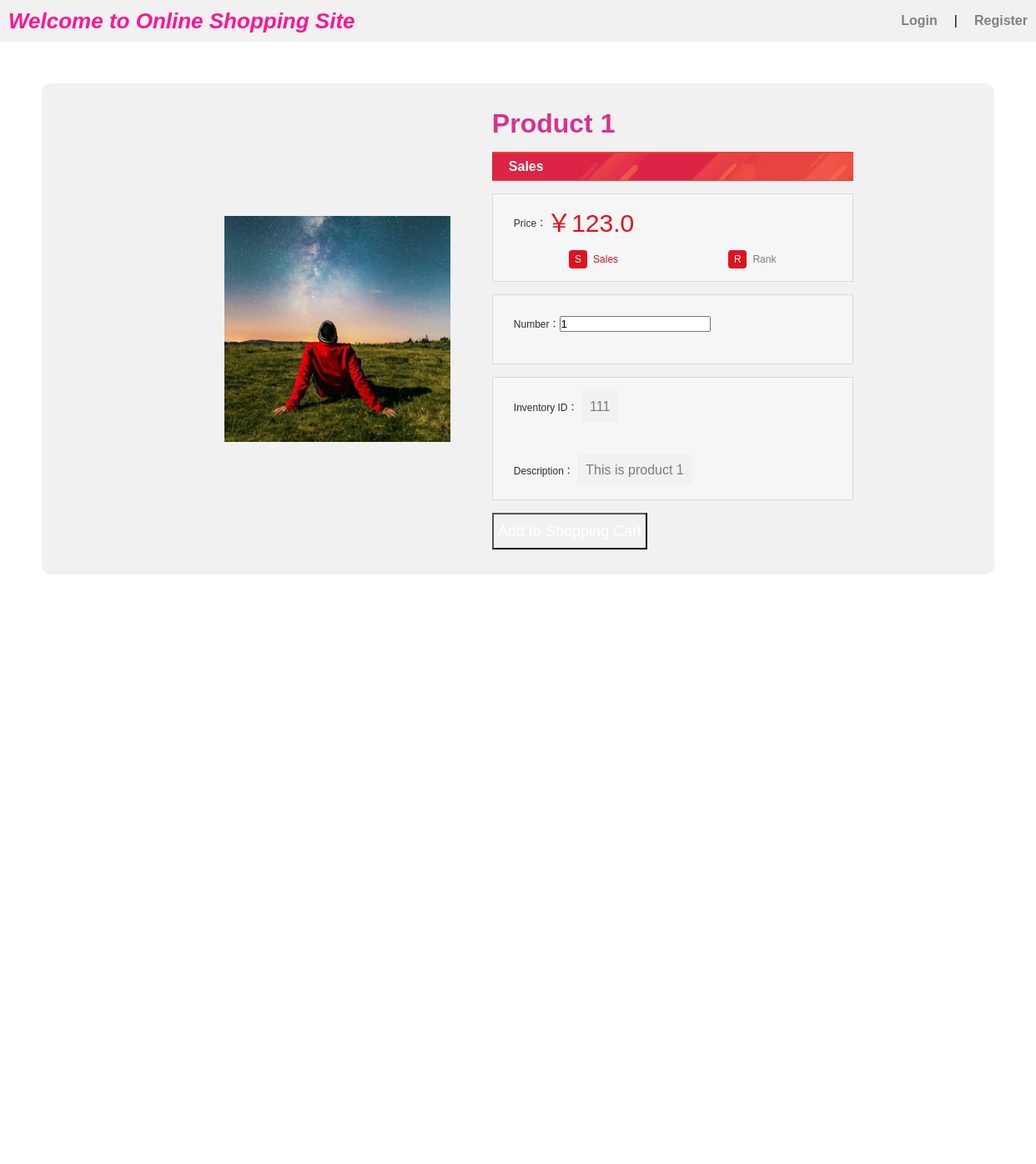
The page /product_details/1 on the database its author committed.
### project/models/ItemModel.py (models this page shows, shortened)
class Item(PkModel):
    __tablename__ = "item"
    name = Column(db.VARCHAR(255), nullable=False, default="")
    price = Column(db.Float(50), nullable=False, default=0.0)
    description = db.Column(db.String(length=1024), nullable=False, default="")
    inventory = Column(db.Integer, nullable=False, default=0)
    sold_count = Column(db.Integer, nullable=False, default=0)
    disabled = Column(db.Boolean, nullable=False, default=False)
    created_at = Column(db.DateTime, nullable=False, default=dt.datetime.utcnow)
    main_image_url = Column(db.VARCHAR(255), nullable=False, default="")
    owner = db.Column(db.Integer, db.ForeignKey("users.id"))
    cart = db.relationship("Cart", backref='cart_item', lazy=True)

### project/shopping/product_details.py (the view)
@blueprint.route("/product_details/<int:itemID>", methods=["GET", "POST"])
def details(itemID):
    item = Item.get_by_id(itemID)
    return render_template("shopping/product_details.html", item=item)

### project/database_model.py (called while the page is built)
    @classmethod
    def get_by_id(cls, record_id):
        basestring = (str, bytes)
        if any(
            (
                isinstance(record_id, basestring) and record_id.isdigit(),
                isinstance(record_id, (int, float)),
            )
        ):
            return cls.query.get(int(record_id))
        return None

### project/templates/shopping/product_details.html (shortened to what this page needs)
{% extends "/base/base.html" %}
{% block style %}
    <link rel="stylesheet" href="../../static/css/shopping/product_details.css">
{% endblock %}
{% block content %}
    <form action="{{ url_for("cart.add_to_cart") }}" method="post">
        <div class="product-little-box">
            <div class="product-image-box">
                <img class="product-image"
                     src="{{ url_for('static', filename='uploaded_files/'+item.main_image_url) }}"
                     value="Item Image"/>
            </div>
            <div class="product-details">
                <div class="product-title">
                    {{ item.name }}
                </div>
                <div class="time-item">
            <span class="item-sales">
                Sales
            </span>
                </div>
                <div class="product-box">
                    <div class="product-number-box">
                        <b>Price：</b>￥{{ item.price }}
                    </div>
                    <div class="product-information-box">
                        <div class="product-inner-box">
                            <div class="product-inner-inner-big-title">S</div>
                            <div class="product-inner-inner-box"><span>Sales</span></div>
                        </div>
                        <div class="product-inner-box">
                            <div class="product-inner-inner-big-title">R</div>
                            <div class="product-inner-inner-box">Rank</div>
                        </div>
                    </div>
                </div>
                <div class="product-box">
                    <div class="product-number-box">
                        <b>Number：<input type="number" name="itemCount" value="1" width="10px" class="number-input">
                        </b>
                    </div>
                </div>
                <div class="product-box">
                    <div>
                        <b class="product-des">Inventory ID：</b>
                        <span id="product-description-box">{{ item.inventory }}</span>
                    </div>
                    <br>
                    <br>
                    <div>
                        <b class="product-des">Description：</b>
                        <span id="product-description-box">{{ item.description }}</span>
                    </div>
                </div>
                <div class="product-action-buttons">
                    <input class="shopping-cart" type="submit" value="Add to Shopping Cart" name="submit">
                </div>
            </div>
        </div>
    </form>
{% endblock %}

### project/static/css/base/base.css (style rules this page uses)
* { list-style: none; margin: 0; padding: 0; font-family: Arial; }
body { display: flex; flex-direction: column; }
* { transition: all 0.4s linear; -webkit-transition: all 0.4s linear; -moz-transition: all 0.4s linear; -o-transition: all 0.4s linear; }

### project/static/css/shopping/product_details.css (style rules this page uses)
* { margin: 0; padding: 0; font-family: Arial; }
.product-little-box { margin: 50px; padding: 30px; display: flex; flex-direction: row; background-color: #f1f1f1; align-items: center; justify-content: center; border-radius: 12px }
.product-image-box { display: flex; width: 25%; background-color: #f1f1f1; padding: 50px; }
.product-image { width: 100%; height: 100%; }
.product-details { display: flex; min-width: 40%; flex-direction: column; }
.product-title { display: flex; justify-content: flex-start; font-size: 32px; font-weight: bold; color: #d73290; }
.time-item { display: flex; justify-content: flex-start; margin-bottom: 15px; margin-top: 15px; background: #e84440 url("../../image/shopping/red_banner.png") no-repeat left center; color: #fff; line-height: 35px; text-align: right; font-size: 14px; }
.product-box { display: flex; flex-direction: column; justify-content: center; background: #f6f6f6; border: 1px solid #dadada; margin-bottom: 15px; padding: 15px 25px; }
.product-number-box { display: flex; flex-direction: row; justify-content: flex-start; margin-bottom: 12px; line-height: 40px; font-size: 30px; color: #e01222; }
.product-information-box { display: flex; flex-direction: row; justify-content: space-around; align-items: center; }
.product-number-box b, .product-des { color: #2e2e2e; font-size: 12px; font-weight: normal; }
.product-inner-box { display: flex; flex-direction: row; }
.product-inner-inner-big-title { width: 22px; height: 22px; margin-right: 7px; float: left; text-align: center; background: #e01222; line-height: 22px; font-size: 12px; color: #FFF; -moz-border-radius: 4px; -webkit-border-radius: 4px; border-radius: 4px; }
.product-inner-inner-box { line-height: 22px; font-size: 12px; color: #7c7c7c; }
.product-inner-inner-box span { color: #e01222; }
.product-action-buttons { display: flex; flex-direction: row; justify-content: flex-start; }
.shopping-cart { height: 44px; padding: 5px; margin-right: 15px; background: 90% url("../../image/shopping/bbg1.jpg") repeat; font-size: 18px; color: #FFF; text-decoration: none; }
.item-sales { padding-left: 20px; font-size: 16px; font-weight: bold; }
#product-description-box { background-color: #f1f1f1; padding: 10px; line-height: 40px; color: #7c7c7c; }

### rows shown on the page
Item: main_image_url (picture), name "Product 1", price "123.0", inventory "111", description "This is product 1"
